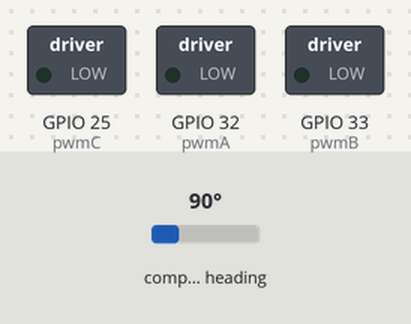
A sketch run on a simulated ESP32. Shown: switched loads named in the sketch (green lamp = pin HIGH). Wiring (inferred from the names in the program): AS5600 angle sensor at I2C address 0x36. The test bench sets the inputs (shaded band); at power-on: compass heading 90°. What the sketch prints to the serial monitor is not drawn.

Above: at 0.1 s.
At 1.1 s:
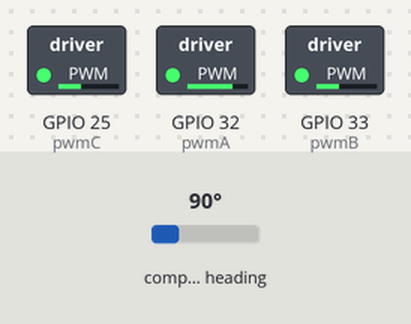
At 4.1 s:
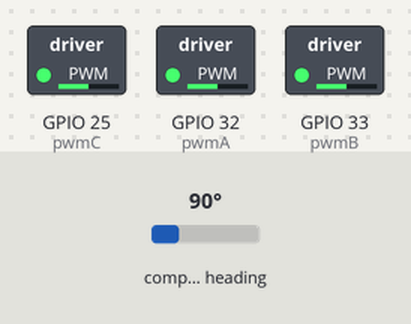
Timing chart, 0 to 5.6 s (numbered marks = the images above):
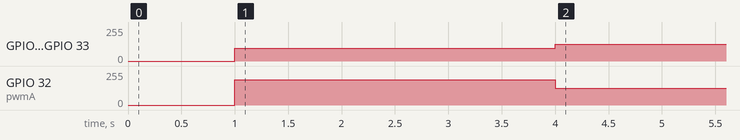

The sketch:

CloseLoop_Pos_and_AS5600.ino
```cpp
#include "AS5600.h"
#include "Arduino.h"


int pwmA = 32;
int pwmB = 33;
int pwmC = 25;

//初始变量及函数定义
#define _constrain(amt,low,high) ((amt)<(low)?(low):((amt)>(high)?(high):(amt)))
//宏定义实现的一个约束函数,用于限制一个值的范围。
//具体来说，该宏定义的名称为 _constrain，接受三个参数 amt、low 和 high，分别表示要限制的值、最小值和最大值。该宏定义的实现使用了三元运算符，根据 amt 是否小于 low 或大于 high，返回其中的最大或最小值，或者返回原值。
//换句话说，如果 amt 小于 low，则返回 low；如果 amt 大于 high，则返回 high；否则返回 amt。这样，_constrain(amt, low, high) 就会将 amt 约束在 [low, high] 的范围内。
float voltage_limit=12.0;
float voltage_power_supply=12.0;
float shaft_angle=0,open_loop_timestamp=0;
float zero_electric_angle=0,Ualpha,Ubeta=0,Ua=0,Ub=0,Uc=0,dc_a=0,dc_b=0,dc_c=0;
#define _3PI_2 4.71238898038f

int PP=7,DIR=-1;
float _electricalAngle(){
  return  _normalizeAngle((float)(DIR *  PP) * getAngle_Without_track()-zero_electric_angle);
}


// 归一化角度到 [0,2PI]
float _normalizeAngle(float angle){
  float a = fmod(angle, 2*PI);   //取余运算可以用于归一化，列出特殊值例子算便知
  return a >= 0 ? a : (a + 2*PI);
  //三目运算符。格式：condition ? expr1 : expr2
  //其中，condition 是要求值的条件表达式，如果条件成立，则返回 expr1 的值，否则返回 expr2 的值。可以将三目运算符视为 if-else 语句的简化形式。
  //fmod 函数的余数的符号与除数相同。因此，当 angle 的值为负数时，余数的符号将与 _2PI 的符号相反。也就是说，如果 angle 的值小于 0 且 _2PI 的值为正数，则 fmod(angle, _2PI) 的余数将为负数。
  //例如，当 angle 的值为 -PI/2，_2PI 的值为 2PI 时，fmod(angle, _2PI) 将返回一个负数。在这种情况下，可以通过将负数的余数加上 _2PI 来将角度归一化到 [0, 2PI] 的范围内，以确保角度的值始终为正数。
}


void setPhaseVoltage(float Uq,float Ud, float angle_el) {
  angle_el = _normalizeAngle(angle_el);
  // 帕克逆变换
  Ualpha =  -Uq*sin(angle_el);
  Ubeta =   Uq*cos(angle_el);

  // 克拉克逆变换
  Ua = Ualpha + voltage_power_supply/2;
  Ub = (sqrt(3)*Ubeta-Ualpha)/2 + voltage_power_supply/2;
  Uc = (-Ualpha-sqrt(3)*Ubeta)/2 + voltage_power_supply/2;
  setPwm(Ua,Ub,Uc);
}

void setup() {
  Serial.begin(115200);

  // 用新 API 初始化 PWM（合并 ledcSetup + ledcAttachPin）
  ledcAttach(pwmA, 30000, 8);
  ledcAttach(pwmB, 30000, 8);
  ledcAttach(pwmC, 30000, 8);
  Serial.println("完成 PWM 初始化设置");

  BeginSensor();
  setPhaseVoltage(3, 0, _3PI_2);
  delay(3000);
  zero_electric_angle = _electricalAngle();
  setPhaseVoltage(0, 0, _3PI_2);
  Serial.print("0电角度："); Serial.println(zero_electric_angle);
}


// 设置 PWM 到控制器输出
void setPwm(float Ua, float Ub, float Uc) {
  // 限制电压到 [0, voltage_limit]
  Ua = _constrain(Ua, 0.0f, voltage_limit);
  Ub = _constrain(Ub, 0.0f, voltage_limit);
  Uc = _constrain(Uc, 0.0f, voltage_limit);

  // 计算并限制占空比到 [0, 1]
  dc_a = _constrain(Ua / voltage_power_supply, 0.0f, 1.0f);
  dc_b = _constrain(Ub / voltage_power_supply, 0.0f, 1.0f);
  dc_c = _constrain(Uc / voltage_power_supply, 0.0f, 1.0f);

  // 用「引脚」写入 PWM，占空比 0–255
  ledcWrite(pwmA, uint32_t(dc_a * 255));
  ledcWrite(pwmB, uint32_t(dc_b * 255));
  ledcWrite(pwmC, uint32_t(dc_c * 255));
}


//==============串口接收==============
float motor_target;
int commaPosition;
String serialReceiveUserCommand() {

  // a string to hold incoming data
  static String received_chars;

  String command = "";

  while (Serial.available()) {
    // get the new byte:
    char inChar = (char)Serial.read();
    // add it to the string buffer:
    received_chars += inChar;

    // end of user input
    if (inChar == '\n') {

      // execute the user command
      command = received_chars;

      commaPosition = command.indexOf('\n');//检测字符串中的逗号
      if(commaPosition != -1)//如果有逗号存在就向下执行
      {
          motor_target = command.substring(0,commaPosition).toDouble();            //电机角度
          Serial.println(motor_target);
      }
      // reset the command buffer
      received_chars = "";
    }
  }
  return command;
}
void loop() {
  // 1. 读取并打印当前电角度（弧度）
  float angle_rad = getAngle();
  Serial.println(angle_rad, 6);

  // // 2. 用同一个值做后续控制计算
  // float Kp = 0.133f;
  // float error = motor_target - DIR * angle_rad * 180.0f / PI;
  // float Uq = _constrain(Kp * error, -5.0f, 5.0f);
  // setPhaseVoltage(Uq, 0, _electricalAngle());

  // 3. 处理串口新命令
  serialReceiveUserCommand();

  delay(10);  // 根据需要调整输出频率
}
```

AS5600.cpp
```cpp
#include "Wire.h"
#include "AS5600.h"
#include <Arduino.h>

int _raw_ang_hi = 0x0c;
int _raw_ang_lo = 0x0d;
int _ams5600_Address = 0x36;
int ledtime = 0;
int32_t full_rotations=0; // full rotation tracking;
float angle_prev=0;

void BeginSensor() {
  Wire.begin(18,19, 400000);
  delay(1000);
}
//readTwoBytes(int in_adr_hi, int in_adr_lo)这段代码是一个函数，其目的是从I2C设备（在代码中的变量名为_ams5600_Address）中读取两个字节数据，并将其合并成一个16位的无符号整数返回。
//具体来说，函数接受两个整型参数in_adr_hi和in_adr_lo，它们用于指定需要读取的两个字节数据的地址。函数中首先通过Wire库开始I2C传输，向设备写入in_adr_lo和in_adr_hi分别作为数据地址，然后读取相应的字节数据。
//在每个Wire.requestFrom()调用之后，通过一个while循环等待数据接收完毕。然后读取接收到的低字节和高字节，并使用位运算将它们合并成一个16位的无符号整数。
//最后，返回合并后的整数。如果读取过程中出现错误或者函数没有成功读取到数据，则函数返回-1。
word readTwoBytes(int in_adr_hi, int in_adr_lo)
{
  word retVal = -1;

  /* 读低位 */
  Wire.beginTransmission(_ams5600_Address);
  Wire.write(in_adr_lo);
  Wire.endTransmission();
  Wire.requestFrom(_ams5600_Address, 1);
  while(Wire.available() == 0);
  int low = Wire.read();

  /* 读高位 */
  Wire.beginTransmission(_ams5600_Address);
  Wire.write(in_adr_hi);
  Wire.endTransmission();
  Wire.requestFrom(_ams5600_Address, 1);
  while(Wire.available() == 0);
  int high = Wire.read();

  retVal = (high << 8) | low;

  return retVal;
}

word getRawAngle()
{
  return readTwoBytes(_raw_ang_hi, _raw_ang_lo);
}

float getAngle_Without_track()
{
  return getRawAngle()*0.08789* PI / 180;    //得到弧度制的角度
}

float getAngle()
{
    float val = getAngle_Without_track();
    float d_angle = val - angle_prev;
    //计算旋转的总圈数
    //通过判断角度变化是否大于80%的一圈(0.8f*6.28318530718f)来判断是否发生了溢出，如果发生了，则将full_rotations增加1（如果d_angle小于0）或减少1（如果d_angle大于0）。
    if(abs(d_angle) > (0.8f*6.28318530718f) ) full_rotations += ( d_angle > 0 ) ? -1 : 1;
    angle_prev = val;
    return (float)full_rotations * 6.28318530718f + angle_prev;

}
```

AS5600.h
```cpp
void BeginSensor();
float getAngle();
float getAngle_Without_track();
```
